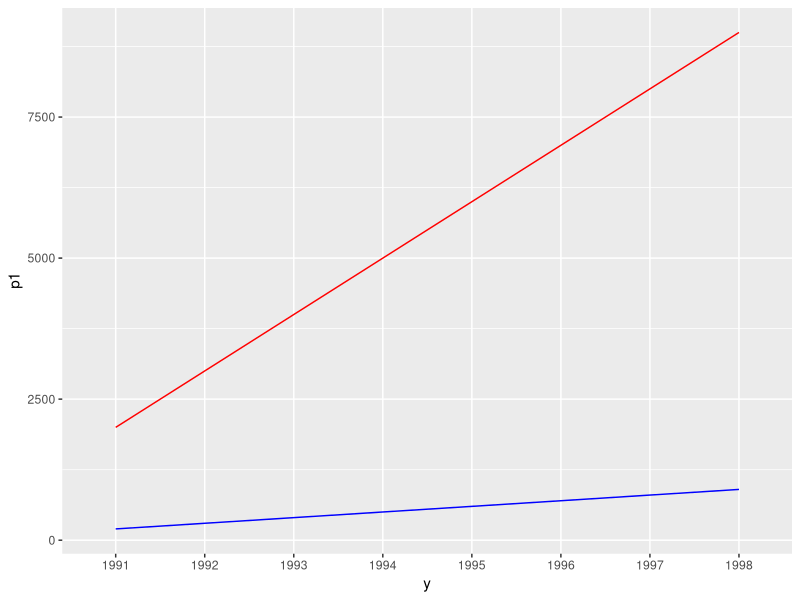
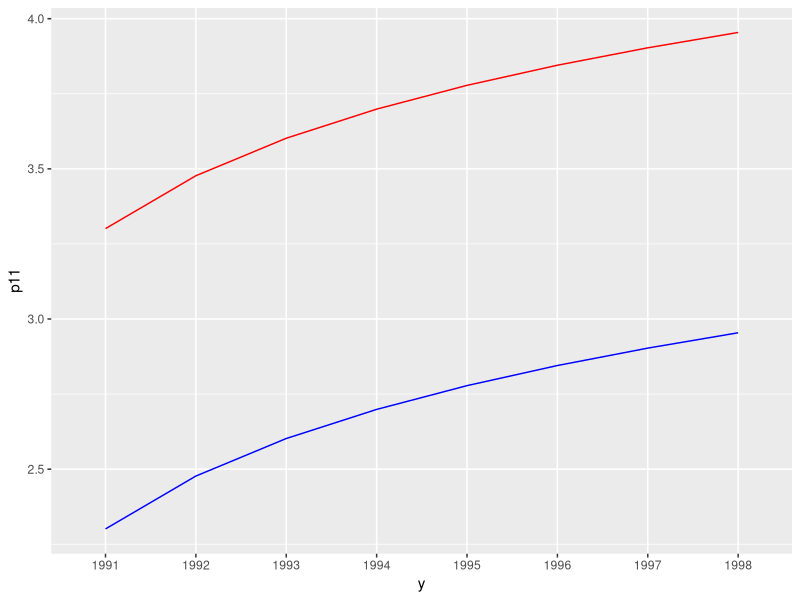

Generate these figures, in order, with R:
#page number-155
library(ggplot2)
library(dplyr)

y<-c("1991","1992","1993","1994","1995","1996","1997","1998")
p1<-c(200,300,400,500,600,700,800,900)
p2<-c(2000,3000,4000,5000,6000,7000,8000,9000)

d<- data.frame(y,p1,p2)
d

l = ggplot( group = 1) + 
  geom_line(data=d, aes(x =y, y = p1), color = "blue", group = 1) +
  geom_line(data=d, aes(x =y, y = p2), color = "red", group = 1)

print(l)
p11<-log(p1,10)
p12<-log(p2,10)

d<- data.frame(y,p1,p11,p2,p12)
d

q = ggplot( group = 1) + 
  geom_line(data=d, aes(x =y, y = p11), color = "blue", group = 1) +
  geom_line(data=d, aes(x =y, y = p12), color = "red", group = 1)

print(q)
